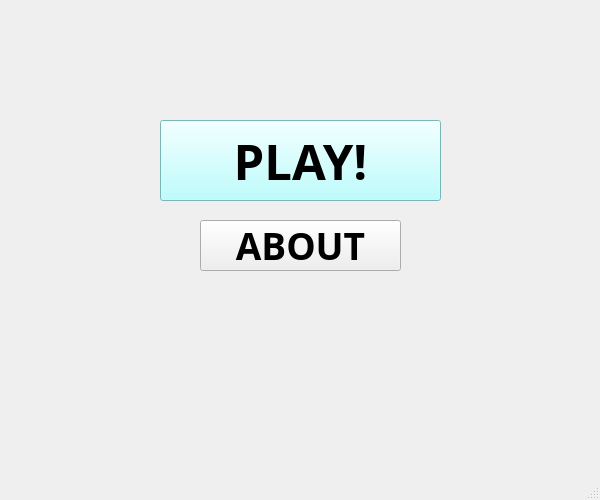
<?xml version="1.0" encoding="UTF-8"?>
<ui version="4.0">
 <class>MainWindow</class>
 <widget class="QMainWindow" name="MainWindow">
  <property name="geometry">
   <rect>
    <x>0</x>
    <y>0</y>
    <width>600</width>
    <height>500</height>
   </rect>
  </property>
  <property name="windowTitle">
   <string>3 In Row</string>
  </property>
  <widget class="QWidget" name="centralwidget">
   <widget class="QPushButton" name="PlayButton">
    <property name="geometry">
     <rect>
      <x>160</x>
      <y>120</y>
      <width>281</width>
      <height>81</height>
     </rect>
    </property>
    <property name="palette">
     <palette>
      <active>
       <colorrole role="WindowText">
        <brush brushstyle="SolidPattern">
         <color alpha="255">
          <red>0</red>
          <green>255</green>
          <blue>255</blue>
         </color>
        </brush>
       </colorrole>
       <colorrole role="Button">
        <brush brushstyle="SolidPattern">
         <color alpha="255">
          <red>170</red>
          <green>255</green>
          <blue>255</blue>
         </color>
        </brush>
       </colorrole>
       <colorrole role="Light">
        <brush brushstyle="SolidPattern">
         <color alpha="255">
          <red>170</red>
          <green>255</green>
          <blue>255</blue>
         </color>
        </brush>
       </colorrole>
       <colorrole role="Midlight">
        <brush brushstyle="SolidPattern">
         <color alpha="255">
          <red>170</red>
          <green>255</green>
          <blue>255</blue>
         </color>
        </brush>
       </colorrole>
       <colorrole role="Text">
        <brush brushstyle="SolidPattern">
         <color alpha="255">
          <red>170</red>
          <green>255</green>
          <blue>0</blue>
         </color>
        </brush>
       </colorrole>
       <colorrole role="Base">
        <brush brushstyle="SolidPattern">
         <color alpha="255">
          <red>170</red>
          <green>255</green>
          <blue>255</blue>
         </color>
        </brush>
       </colorrole>
       <colorrole role="Window">
        <brush brushstyle="SolidPattern">
         <color alpha="255">
          <red>170</red>
          <green>255</green>
          <blue>255</blue>
         </color>
        </brush>
       </colorrole>
       <colorrole role="AlternateBase">
        <brush brushstyle="SolidPattern">
         <color alpha="255">
          <red>170</red>
          <green>255</green>
          <blue>255</blue>
         </color>
        </brush>
       </colorrole>
       <colorrole role="PlaceholderText">
        <brush brushstyle="SolidPattern">
         <color alpha="128">
          <red>170</red>
          <green>255</green>
          <blue>0</blue>
         </color>
        </brush>
       </colorrole>
      </active>
      <inactive>
       <colorrole role="WindowText">
        <brush brushstyle="SolidPattern">
         <color alpha="255">
          <red>0</red>
          <green>255</green>
          <blue>255</blue>
         </color>
        </brush>
       </colorrole>
       <colorrole role="Button">
        <brush brushstyle="SolidPattern">
         <color alpha="255">
          <red>170</red>
          <green>255</green>
          <blue>255</blue>
         </color>
        </brush>
       </colorrole>
       <colorrole role="Light">
        <brush brushstyle="SolidPattern">
         <color alpha="255">
          <red>170</red>
          <green>255</green>
          <blue>255</blue>
         </color>
        </brush>
       </colorrole>
       <colorrole role="Midlight">
        <brush brushstyle="SolidPattern">
         <color alpha="255">
          <red>170</red>
          <green>255</green>
          <blue>255</blue>
         </color>
        </brush>
       </colorrole>
       <colorrole role="Text">
        <brush brushstyle="SolidPattern">
         <color alpha="255">
          <red>170</red>
          <green>255</green>
          <blue>0</blue>
         </color>
        </brush>
       </colorrole>
       <colorrole role="Base">
        <brush brushstyle="SolidPattern">
         <color alpha="255">
          <red>170</red>
          <green>255</green>
          <blue>255</blue>
         </color>
        </brush>
       </colorrole>
       <colorrole role="Window">
        <brush brushstyle="SolidPattern">
         <color alpha="255">
          <red>170</red>
          <green>255</green>
          <blue>255</blue>
         </color>
        </brush>
       </colorrole>
       <colorrole role="AlternateBase">
        <brush brushstyle="SolidPattern">
         <color alpha="255">
          <red>170</red>
          <green>255</green>
          <blue>255</blue>
         </color>
        </brush>
       </colorrole>
       <colorrole role="PlaceholderText">
        <brush brushstyle="SolidPattern">
         <color alpha="128">
          <red>170</red>
          <green>255</green>
          <blue>0</blue>
         </color>
        </brush>
       </colorrole>
      </inactive>
      <disabled>
       <colorrole role="WindowText">
        <brush brushstyle="SolidPattern">
         <color alpha="127">
          <red>255</red>
          <green>255</green>
          <blue>255</blue>
         </color>
        </brush>
       </colorrole>
       <colorrole role="Button">
        <brush brushstyle="SolidPattern">
         <color alpha="255">
          <red>170</red>
          <green>255</green>
          <blue>255</blue>
         </color>
        </brush>
       </colorrole>
       <colorrole role="Light">
        <brush brushstyle="SolidPattern">
         <color alpha="255">
          <red>170</red>
          <green>255</green>
          <blue>255</blue>
         </color>
        </brush>
       </colorrole>
       <colorrole role="Midlight">
        <brush brushstyle="SolidPattern">
         <color alpha="255">
          <red>170</red>
          <green>255</green>
          <blue>255</blue>
         </color>
        </brush>
       </colorrole>
       <colorrole role="Text">
        <brush brushstyle="SolidPattern">
         <color alpha="127">
          <red>255</red>
          <green>255</green>
          <blue>255</blue>
         </color>
        </brush>
       </colorrole>
       <colorrole role="Base">
        <brush brushstyle="SolidPattern">
         <color alpha="255">
          <red>170</red>
          <green>255</green>
          <blue>255</blue>
         </color>
        </brush>
       </colorrole>
       <colorrole role="Window">
        <brush brushstyle="SolidPattern">
         <color alpha="255">
          <red>170</red>
          <green>255</green>
          <blue>255</blue>
         </color>
        </brush>
       </colorrole>
       <colorrole role="AlternateBase">
        <brush brushstyle="SolidPattern">
         <color alpha="255">
          <red>170</red>
          <green>255</green>
          <blue>255</blue>
         </color>
        </brush>
       </colorrole>
       <colorrole role="PlaceholderText">
        <brush brushstyle="SolidPattern">
         <color alpha="128">
          <red>231</red>
          <green>231</green>
          <blue>231</blue>
         </color>
        </brush>
       </colorrole>
      </disabled>
     </palette>
    </property>
    <property name="font">
     <font>
      <family>Roman</family>
      <pointsize>37</pointsize>
      <weight>75</weight>
      <bold>true</bold>
     </font>
    </property>
    <property name="cursor">
     <cursorShape>PointingHandCursor</cursorShape>
    </property>
    <property name="text">
     <string>PLAY!</string>
    </property>
   </widget>
   <widget class="QPushButton" name="InfoButton">
    <property name="geometry">
     <rect>
      <x>200</x>
      <y>220</y>
      <width>201</width>
      <height>51</height>
     </rect>
    </property>
    <property name="font">
     <font>
      <family>Roman</family>
      <pointsize>28</pointsize>
      <weight>75</weight>
      <bold>true</bold>
     </font>
    </property>
    <property name="cursor">
     <cursorShape>PointingHandCursor</cursorShape>
    </property>
    <property name="text">
     <string>ABOUT</string>
    </property>
   </widget>
  </widget>
  <widget class="QMenuBar" name="menubar">
   <property name="geometry">
    <rect>
     <x>0</x>
     <y>0</y>
     <width>600</width>
     <height>25</height>
    </rect>
   </property>
  </widget>
  <widget class="QStatusBar" name="statusbar"/>
 </widget>
 <resources/>
 <connections/>
</ui>
